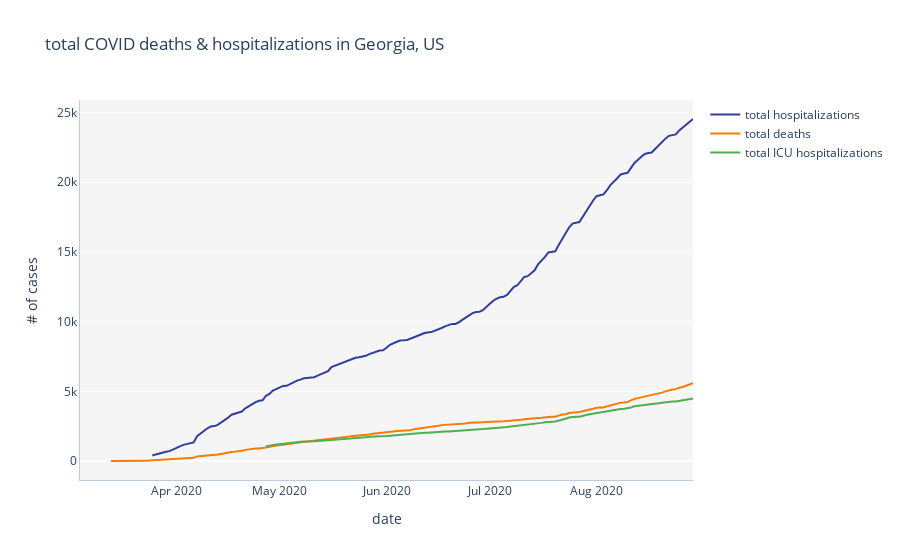

Write notebook code for a chart like this one.
### Code cell
#ICU data unavailable until 4/27/2020

data2 = [go.Scatter (x = ga_df['date_format'],
                 y = ga_df['hospitalizedCumulative'],
                 name = 'total hospitalizations',
                 marker = dict (color = '#303F9F')),
         go.Scatter (x = ga_df['date_format'],
                 y = ga_df['death'],
                 name = 'total deaths',
                 marker = dict (color = '#F57C00')),
         go.Scatter (x = ga_df['date_format'],
                 y = ga_df['inIcuCumulative'],
                 name = 'total ICU hospitalizations',
                 marker = dict (color = '#4CAF50'))]

fig2 = go.Figure (data = data2)

fig2.update_layout (title = 'total COVID deaths & hospitalizations in Georgia, US',
                    plot_bgcolor = 'whitesmoke',
                    xaxis = dict (title = 'date',
                                  showgrid = False,
                                  linecolor = "#BCCCDC",
                                  showspikes = True,
                                  spikethickness = 2,
                                  spikedash = "dot",
                                  spikecolor = "#999999",
                                  spikemode = "across",),
                    yaxis = dict (title = '# of cases',
                                  linecolor = "#BCCCDC"),
                    hovermode = "x",
                    hoverdistance = 5,
                    spikedistance = 25000)

fig2.show()

### Figure 1 — Plotly figure (JSON) as saved in the notebook; plotly's stock layout.template omitted (floating-point values rounded to 4 significant figures; data arrays with more than 128 entries replaced by an {"elided": "..."} marker saying what was removed)
{"data": [{"marker": {"color": "#303F9F"}, "name": "total hospitalizations", "type": "scatter", "x": {"elided": "179 str values"}, "y": {"elided": "179 int values"}}, {"marker": {"color": "#F57C00"}, "name": "total deaths", "type": "scatter", "x": {"elided": "179 str values"}, "y": {"elided": "179 int values"}}, {"marker": {"color": "#4CAF50"}, "name": "total ICU hospitalizations", "type": "scatter", "x": {"elided": "179 str values"}, "y": {"elided": "179 int values"}}], "layout": {"hoverdistance": 5, "hovermode": "x", "plot_bgcolor": "whitesmoke", "spikedistance": 25000, "title": {"text": "total COVID deaths & hospitalizations in Georgia, US"}, "xaxis": {"linecolor": "#BCCCDC", "showgrid": false, "showspikes": true, "spikecolor": "#999999", "spikedash": "dot", "spikemode": "across", "spikethickness": 2, "title": {"text": "date"}}, "yaxis": {"linecolor": "#BCCCDC", "title": {"text": "# of cases"}}}}
